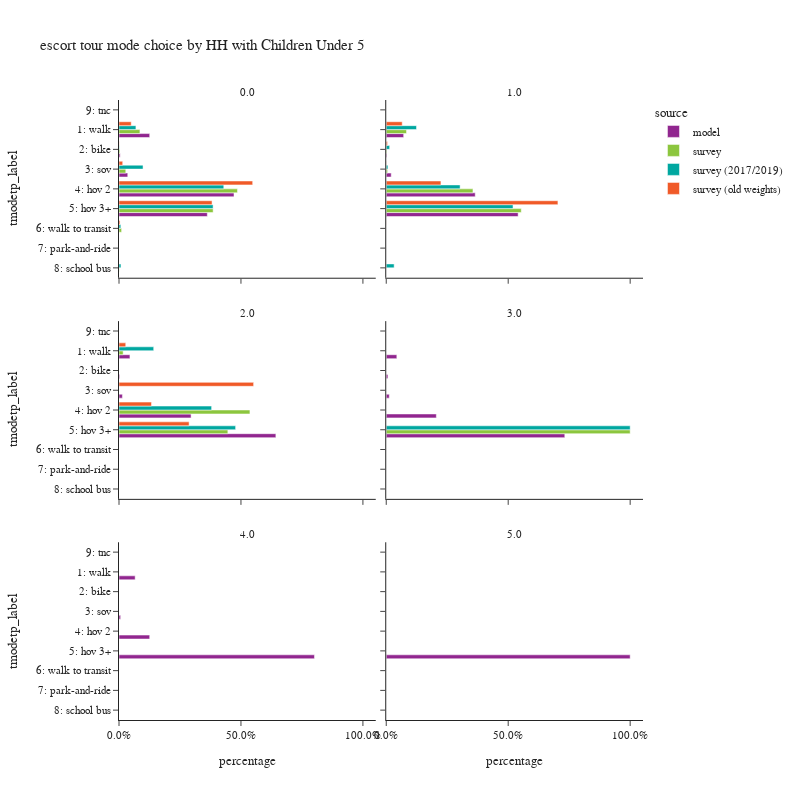

Notebook code cell kept with this figure:
### Code cell
plot_mode_choice(es_tour,
                 "hhcu5",
                 {
                  "tmodetp_label":["1: walk","2: bike","3: sov","4: hov 2","5: hov 3+","6: walk to transit",
                                   "7: park-and-ride","8: school bus","9: other–survey only"]},
                 "HH with Children Under 5",2,800)

### Figure 1 — Plotly figure (JSON) as saved in the notebook; plotly's stock layout.template omitted (floating-point values rounded to 4 significant figures)
{"data": [{"alignmentgroup": "True", "customdata": [[24604], [925], [7013], [92157], [70765]], "hovertemplate": "source=model<br>hhcu5=0.0<br>percentage=%{x}<br>tmodetp_label=%{y}<br>sample count=%{customdata[0]}<extra></extra>", "legendgroup": "model", "marker": {"color": "#91268F", "pattern": {"shape": ""}}, "name": "model", "offsetgroup": "model", "orientation": "h", "showlegend": true, "textposition": "auto", "type": "bar", "x": [0.1259, 0.004732, 0.03588, 0.4715, 0.362], "xaxis": "x5", "y": ["1: walk", "2: bike", "3: sov", "4: hov 2", "5: hov 3+"], "yaxis": "y5"}, {"alignmentgroup": "True", "customdata": [[4904], [183], [1397], [25031], [37102]], "hovertemplate": "source=model<br>hhcu5=1.0<br>percentage=%{x}<br>tmodetp_label=%{y}<br>sample count=%{customdata[0]}<extra></extra>", "legendgroup": "model", "marker": {"color": "#91268F", "pattern": {"shape": ""}}, "name": "model", "offsetgroup": "model", "orientation": "h", "showlegend": false, "textposition": "auto", "type": "bar", "x": [0.07147, 0.002667, 0.02036, 0.3648, 0.5407], "xaxis": "x6", "y": ["1: walk", "2: bike", "3: sov", "4: hov 2", "5: hov 3+"], "yaxis": "y6"}, {"alignmentgroup": "True", "customdata": [[1024], [61], [319], [6753], [14697]], "hovertemplate": "source=model<br>hhcu5=2.0<br>percentage=%{x}<br>tmodetp_label=%{y}<br>sample count=%{customdata[0]}<extra></extra>", "legendgroup": "model", "marker": {"color": "#91268F", "pattern": {"shape": ""}}, "name": "model", "offsetgroup": "model", "orientation": "h", "showlegend": false, "textposition": "auto", "type": "bar", "x": [0.04481, 0.002669, 0.01396, 0.2955, 0.6431], "xaxis": "x3", "y": ["1: walk", "2: bike", "3: sov", "4: hov 2", "5: hov 3+"], "yaxis": "y3"}, {"alignmentgroup": "True", "customdata": [[70], [11], [20], [331], [1180]], "hovertemplate": "source=model<br>hhcu5=3.0<br>percentage=%{x}<br>tmodetp_label=%{y}<br>sample count=%{customdata[0]}<extra></extra>", "legendgroup": "model", "marker": {"color": "#91268F", "pattern": {"shape": ""}}, "name": "model", "offsetgroup": "model", "orientation": "h", "showlegend": false, "textposition": "auto", "type": "bar", "x": [0.04342, 0.006824, 0.01241, 0.2053, 0.732], "xaxis": "x4", "y": ["1: walk", "2: bike", "3: sov", "4: hov 2", "5: hov 3+"], "yaxis": "y4"}, {"alignmentgroup": "True", "customdata": [[10], [1], [19], [121]], "hovertemplate": "source=model<br>hhcu5=4.0<br>percentage=%{x}<br>tmodetp_label=%{y}<br>sample count=%{customdata[0]}<extra></extra>", "legendgroup": "model", "marker": {"color": "#91268F", "pattern": {"shape": ""}}, "name": "model", "offsetgroup": "model", "orientation": "h", "showlegend": false, "textposition": "auto", "type": "bar", "x": [0.06623, 0.006623, 0.1258, 0.8013], "xaxis": "x", "y": ["1: walk", "3: sov", "4: hov 2", "5: hov 3+"], "yaxis": "y"}, {"alignmentgroup": "True", "customdata": [[82]], "hovertemplate": "source=model<br>hhcu5=5.0<br>percentage=%{x}<br>tmodetp_label=%{y}<br>sample count=%{customdata[0]}<extra></extra>", "legendgroup": "model", "marker": {"color": "#91268F", "pattern": {"shape": ""}}, "name": "model", "offsetgroup": "model", "orientation": "h", "showlegend": false, "textposition": "auto", "type": "bar", "x": [1.0], "xaxis": "x2", "y": ["5: hov 3+"], "yaxis": "y2"}, {"alignmentgroup": "True", "customdata": [[51], [3], [28], [216], [129], [10], [3]], "hovertemplate": "source=survey<br>hhcu5=0.0<br>percentage=%{x}<br>tmodetp_label=%{y}<br>sample count=%{customdata[0]}<extra></extra>", "legendgroup": "survey", "marker": {"color": "#8CC63E", "pattern": {"shape": ""}}, "name": "survey", "offsetgroup": "survey", "orientation": "h", "showlegend": true, "textposition": "auto", "type": "bar", "x": [0.08574, 0.003575, 0.02781, 0.4856, 0.3859, 0.01063, 0.0006936], "xaxis": "x5", "y": ["1: walk", "2: bike", "3: sov", "4: hov 2", "5: hov 3+", "6: walk to transit", "8: school bus"], "yaxis": "y5"}, {"alignmentgroup": "True", "customdata": [[21], [8], [1], [57], [78]], "hovertemplate": "source=survey<br>hhcu5=1.0<br>percentage=%{x}<br>tmodetp_label=%{y}<br>sample count=%{customdata[0]}<extra></extra>", "legendgroup": "survey", "marker": {"color": "#8CC63E", "pattern": {"shape": ""}}, "name": "survey", "offsetgroup": "survey", "orientation": "h", "showlegend": false, "textposition": "auto", "type": "bar", "x": [0.08311, 0.00232, 0.005509, 0.3555, 0.5535], "xaxis": "x6", "y": ["1: walk", "2: bike", "3: sov", "4: hov 2", "5: hov 3+"], "yaxis": "y6"}, {"alignmentgroup": "True", "customdata": [[8], [16], [20]], "hovertemplate": "source=survey<br>hhcu5=2.0<br>percentage=%{x}<br>tmodetp_label=%{y}<br>sample count=%{customdata[0]}<extra></extra>", "legendgroup": "survey", "marker": {"color": "#8CC63E", "pattern": {"shape": ""}}, "name": "survey", "offsetgroup": "survey", "orientation": "h", "showlegend": false, "textposition": "auto", "type": "bar", "x": [0.01697, 0.5368, 0.4463], "xaxis": "x3", "y": ["1: walk", "4: hov 2", "5: hov 3+"], "yaxis": "y3"}, {"alignmentgroup": "True", "customdata": [[2]], "hovertemplate": "source=survey<br>hhcu5=3.0<br>percentage=%{x}<br>tmodetp_label=%{y}<br>sample count=%{customdata[0]}<extra></extra>", "legendgroup": "survey", "marker": {"color": "#8CC63E", "pattern": {"shape": ""}}, "name": "survey", "offsetgroup": "survey", "orientation": "h", "showlegend": false, "textposition": "auto", "type": "bar", "x": [1.0], "xaxis": "x4", "y": ["5: hov 3+"], "yaxis": "y4"}, {"alignmentgroup": "True", "customdata": [[56], [5], [46], [230], [155], [13], [5]], "hovertemplate": "source=survey (2017/2019)<br>hhcu5=0.0<br>percentage=%{x}<br>tmodetp_label=%{y}<br>sample count=%{customdata[0]}<extra></extra>", "legendgroup": "survey (2017/2019)", "marker": {"color": "#00A7A0", "pattern": {"shape": ""}}, "name": "survey (2017/2019)", "offsetgroup": "survey (2017/2019)", "orientation": "h", "showlegend": true, "textposition": "auto", "type": "bar", "x": [0.06933, 0.001365, 0.09856, 0.4296, 0.3857, 0.007431, 0.008031], "xaxis": "x5", "y": ["1: walk", "2: bike", "3: sov", "4: hov 2", "5: hov 3+", "6: walk to transit", "8: school bus"], "yaxis": "y5"}, {"alignmentgroup": "True", "customdata": [[22], [9], [4], [60], [87], [1]], "hovertemplate": "source=survey (2017/2019)<br>hhcu5=1.0<br>percentage=%{x}<br>tmodetp_label=%{y}<br>sample count=%{customdata[0]}<extra></extra>", "legendgroup": "survey (2017/2019)", "marker": {"color": "#00A7A0", "pattern": {"shape": ""}}, "name": "survey (2017/2019)", "offsetgroup": "survey (2017/2019)", "orientation": "h", "showlegend": false, "textposition": "auto", "type": "bar", "x": [0.1241, 0.014, 0.006905, 0.3028, 0.5198, 0.0324], "xaxis": "x6", "y": ["1: walk", "2: bike", "3: sov", "4: hov 2", "5: hov 3+", "8: school bus"], "yaxis": "y6"}, {"alignmentgroup": "True", "customdata": [[9], [20], [22]], "hovertemplate": "source=survey (2017/2019)<br>hhcu5=2.0<br>percentage=%{x}<br>tmodetp_label=%{y}<br>sample count=%{customdata[0]}<extra></extra>", "legendgroup": "survey (2017/2019)", "marker": {"color": "#00A7A0", "pattern": {"shape": ""}}, "name": "survey (2017/2019)", "offsetgroup": "survey (2017/2019)", "orientation": "h", "showlegend": false, "textposition": "auto", "type": "bar", "x": [0.1422, 0.3797, 0.4781], "xaxis": "x3", "y": ["1: walk", "4: hov 2", "5: hov 3+"], "yaxis": "y3"}, {"alignmentgroup": "True", "customdata": [[2]], "hovertemplate": "source=survey (2017/2019)<br>hhcu5=3.0<br>percentage=%{x}<br>tmodetp_label=%{y}<br>sample count=%{customdata[0]}<extra></extra>", "legendgroup": "survey (2017/2019)", "marker": {"color": "#00A7A0", "pattern": {"shape": ""}}, "name": "survey (2017/2019)", "offsetgroup": "survey (2017/2019)", "orientation": "h", "showlegend": false, "textposition": "auto", "type": "bar", "x": [1.0], "xaxis": "x4", "y": ["5: hov 3+"], "yaxis": "y4"}, {"alignmentgroup": "True", "customdata": [[60], [6], [24], [281], [133], [11], [1]], "hovertemplate": "source=survey (old weights)<br>hhcu5=0.0<br>percentage=%{x}<br>tmodetp_label=%{y}<br>sample count=%{customdata[0]}<extra></extra>", "legendgroup": "survey (old weights)", "marker": {"color": "#F05A28", "pattern": {"shape": ""}}, "name": "survey (old weights)", "offsetgroup": "survey (old weights)", "orientation": "h", "showlegend": true, "textposition": "auto", "type": "bar", "x": [0.05009, 0.0008549, 0.01515, 0.5481, 0.3815, 0.004322, 4.69e-05], "xaxis": "x5", "y": ["1: walk", "2: bike", "3: sov", "4: hov 2", "5: hov 3+", "6: walk to transit", "9: tnc"], "yaxis": "y5"}, {"alignmentgroup": "True", "customdata": [[29], [2], [1], [66], [108], [2]], "hovertemplate": "source=survey (old weights)<br>hhcu5=1.0<br>percentage=%{x}<br>tmodetp_label=%{y}<br>sample count=%{customdata[0]}<extra></extra>", "legendgroup": "survey (old weights)", "marker": {"color": "#F05A28", "pattern": {"shape": ""}}, "name": "survey (old weights)", "offsetgroup": "survey (old weights)", "orientation": "h", "showlegend": false, "textposition": "auto", "type": "bar", "x": [0.06545, 0.005227, 0.0008296, 0.2242, 0.7038, 0.0004287], "xaxis": "x6", "y": ["1: walk", "2: bike", "3: sov", "4: hov 2", "5: hov 3+", "6: walk to transit"], "yaxis": "y6"}, {"alignmentgroup": "True", "customdata": [[10], [4], [8], [51]], "hovertemplate": "source=survey (old weights)<br>hhcu5=2.0<br>percentage=%{x}<br>tmodetp_label=%{y}<br>sample count=%{customdata[0]}<extra></extra>", "legendgroup": "survey (old weights)", "marker": {"color": "#F05A28", "pattern": {"shape": ""}}, "name": "survey (old weights)", "offsetgroup": "survey (old weights)", "orientation": "h", "showlegend": false, "textposition": "auto", "type": "bar", "x": [0.02765, 0.5519, 0.1331, 0.2874], "xaxis": "x3", "y": ["1: walk", "3: sov", "4: hov 2", "5: hov 3+"], "yaxis": "y3"}], "layout": {"annotations": [{"font": {}, "showarrow": false, "text": "4.0", "x": 0.245, "xanchor": "center", "xref": "paper", "y": 0.2867, "yanchor": "bottom", "yref": "paper"}, {"font": {}, "showarrow": false, "text": "5.0", "x": 0.755, "xanchor": "center", "xref": "paper", "y": 0.2867, "yanchor": "bottom", "yref": "paper"}, {"font": {}, "showarrow": false, "text": "2.0", "x": 0.245, "xanchor": "center", "xref": "paper", "y": 0.6433, "yanchor": "bottom", "yref": "paper"}, {"font": {}, "showarrow": false, "text": "3.0", "x": 0.755, "xanchor": "center", "xref": "paper", "y": 0.6433, "yanchor": "bottom", "yref": "paper"}, {"font": {}, "showarrow": false, "text": "0.0", "x": 0.245, "xanchor": "center", "xref": "paper", "y": 1.0, "yanchor": "bottom", "yref": "paper"}, {"font": {}, "showarrow": false, "text": "1.0", "x": 0.755, "xanchor": "center", "xref": "paper", "y": 1.0, "yanchor": "bottom", "yref": "paper"}], "barmode": "group", "height": 800, "legend": {"title": {"text": "source"}, "tracegroupgap": 0}, "title": {"text": "escort tour mode choice by HH with Children Under 5"}, "width": 800, "xaxis": {"anchor": "y", "domain": [0.0, 0.49], "tickformat": ".1%", "title": {"text": "percentage"}}, "xaxis2": {"anchor": "y2", "domain": [0.51, 1.0], "matches": "x", "tickformat": ".1%", "title": {"text": "percentage"}}, "xaxis3": {"anchor": "y3", "domain": [0.0, 0.49], "matches": "x", "showticklabels": false, "tickformat": ".1%"}, "xaxis4": {"anchor": "y4", "domain": [0.51, 1.0], "matches": "x", "showticklabels": false, "tickformat": ".1%"}, "xaxis5": {"anchor": "y5", "domain": [0.0, 0.49], "matches": "x", "showticklabels": false, "tickformat": ".1%"}, "xaxis6": {"anchor": "y6", "domain": [0.51, 1.0], "matches": "x", "showticklabels": false, "tickformat": ".1%"}, "yaxis": {"anchor": "x", "categoryarray": ["9: other–survey only", "8: school bus", "7: park-and-ride", "6: walk to transit", "5: hov 3+", "4: hov 2", "3: sov", "2: bike", "1: walk"], "categoryorder": "array", "domain": [0.0, 0.2867], "title": {"text": "tmodetp_label"}}, "yaxis2": {"anchor": "x2", "domain": [0.0, 0.2867], "matches": "y", "showticklabels": false}, "yaxis3": {"anchor": "x3", "categoryarray": ["9: other–survey only", "8: school bus", "7: park-and-ride", "6: walk to transit", "5: hov 3+", "4: hov 2", "3: sov", "2: bike", "1: walk"], "categoryorder": "array", "domain": [0.3567, 0.6433], "matches": "y", "title": {"text": "tmodetp_label"}}, "yaxis4": {"anchor": "x4", "domain": [0.3567, 0.6433], "matches": "y", "showticklabels": false}, "yaxis5": {"anchor": "x5", "categoryarray": ["9: other–survey only", "8: school bus", "7: park-and-ride", "6: walk to transit", "5: hov 3+", "4: hov 2", "3: sov", "2: bike", "1: walk"], "categoryorder": "array", "domain": [0.7133, 1.0], "matches": "y", "title": {"text": "tmodetp_label"}}, "yaxis6": {"anchor": "x6", "domain": [0.7133, 1.0], "matches": "y", "showticklabels": false}}}
